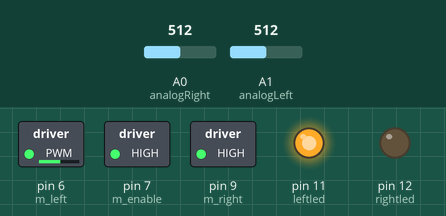
This sketch was run on a simulated Arduino Uno, built with avr-gcc and run on an emulated ATmega328P. Shown: switched loads named in the sketch (green lamp = pin HIGH), output pins drawn as LEDs (lit = HIGH). Inputs (shaded band) come from the test bench; at power-on: A0 (analogRight) = 512, A1 (analogLeft) = 512.

Above: at 4.2 s.
4.3 s: A0 (analogRight) set to 557
At 5.5 s:
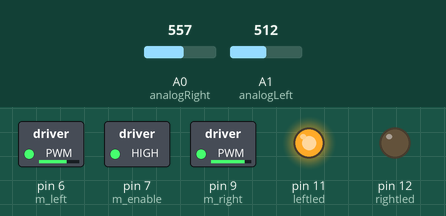
5.8 s: A1 (analogLeft) set to 510
At 6.7 s:
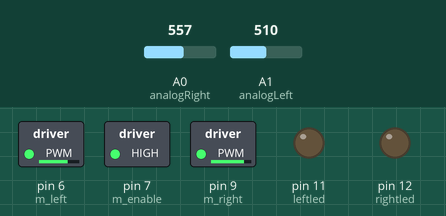
7.3 s: A0 (analogRight) set to 716
At 7.8 s:
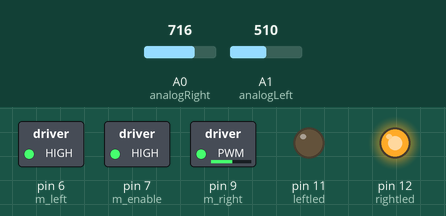
Timing chart, 0 to 10.3 s (numbered marks = the images above; inputs shaded):
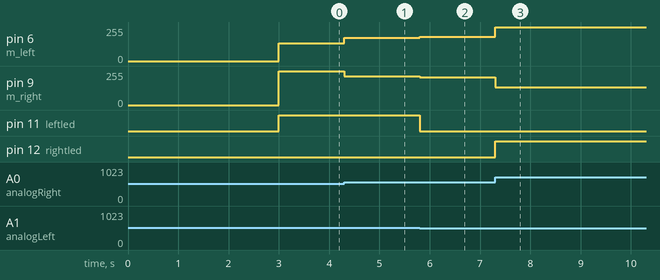

Measured:
- the behaviour switches between 511 and 510 on A1 (analogLeft) (found by bisection; images 1 and 2)
- after the input at 4.3 s, pin 6 (m_left): 135/255 → 176/255 at once; pin 9 (m_right): 255/255 → 214/255 at once
- after the input at 5.8 s, pin 6 (m_left): 176/255 → 181/255 at once; pin 9 (m_right): 214/255 → 209/255 at once; pin 11 (leftled): HIGH → LOW at once
- after the input at 7.3 s, pin 6 (m_left): 181/255 → 255/255 at once; pin 9 (m_right): 209/255 → 135/255 at once; pin 12 (rightled): LOW → HIGH at once

The sketch:

vonalk.ino
```cpp
#define m_right  9    //motor jobb
#define m_left  6      //motor bal
#define m_enable  7    //motor kapcsló
#define analogLeft A1    //fordítás elött deklarálni!!!
#define analogRight A0   //fordítás elött deklarálni!!!
#define leftled 11
#define rightled 12
#define button 2
//////////////////////////////////////////////////////
float sensor_right = 0.0;
float sensor_left = 0.0;
float sensor_diff_scale = 2.5;
const int max_speed = 255;
const int min_speed = 195;
const int allowedDiffSpeed = max_speed-min_speed;
const float sensorDiffThreshold = 6.0;
boolean bLastLeftTurned = true;
////////////////////////////////////////////////////

/////////////////////////////////////////////////////
void setup() {
  //setup
  pinMode(m_right, OUTPUT);
  pinMode(m_left, OUTPUT);
  pinMode(m_enable, OUTPUT);
  pinMode(leftled, OUTPUT);
  pinMode(rightled, OUTPUT);
  pinMode(button, INPUT);
  delay(3000);
  while (button == HIGH);
  digitalWrite(m_enable, HIGH);
}
/////////////////////////////////////////////////////
void setDiffSpeeds(int diffSpeed) {
  //Saturation
  if (diffSpeed >    allowedDiffSpeed) diffSpeed =  allowedDiffSpeed;
  if (diffSpeed < -1*allowedDiffSpeed) diffSpeed = -1*allowedDiffSpeed;
  //Saturation
  float base_speed=min_speed;
  //Proceeding
  analogWrite(m_right, base_speed+diffSpeed);
  analogWrite(m_left , base_speed-diffSpeed);
  //Proceeding
}
/////////////////////////////////////////////////////
void loop() {
  //beolvasás
  sensor_right = analogRead(analogRight);
  sensor_left = analogRead(analogLeft);
  //beolvasás

  //kalibrálás
  sensor_right = (sensor_right * 0.904459) + 0.2966158;
  //kalibrálás

  float sensorDiff = (sensor_left - sensor_right);


  // debug
  if (abs(sensorDiff) > sensorDiffThreshold){
    if (sensorDiff > 0) {
      bLastLeftTurned = true;
      digitalWrite(leftled, HIGH);
      digitalWrite(rightled, LOW);
    } else {
      bLastLeftTurned = false;
      digitalWrite(leftled, LOW);
      digitalWrite(rightled, HIGH);
    }
  } else {
    digitalWrite(leftled, LOW);
    digitalWrite(rightled, LOW);
  }
  //debug

  sensorDiff = sensorDiff*sensor_diff_scale; //Range 0-1023

  setDiffSpeeds(sensorDiff);


}
```
